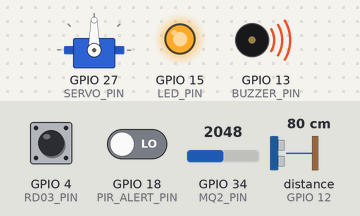
Recording of a sketch running on a simulated ESP32. On the bench: servo, output pins drawn as LEDs (lit = HIGH), buzzer (waves = sounding, pin HIGH). Wiring (inferred from the names in the program): ultrasonic range finder: trigger GPIO 14; echo GPIO 12. Inputs (shaded band) come from the test bench; at power-on: GPIO 34 (MQ2_PIN) = 2048, distance to the obstacle (sensor on GPIO 12) 80 cm, GPIO 18 (PIR_ALERT_PIN) LOW, GPIO 4 (RD03_PIN) HIGH. The echo pulse lasts 58.3 µs per cm; WiFi joins after 1.5 s; servers stay silent unless stated; web services answer with replies made up by the test bench; pins used as bus, display or sensor lines are not drawn; what the sketch prints to the serial monitor is not drawn.

Above: at 4.9 s.
5.0 s: GPIO 34 (MQ2_PIN) set to 1529
7.0 s: GPIO 34 (MQ2_PIN) set to 1455
At 8.5 s:
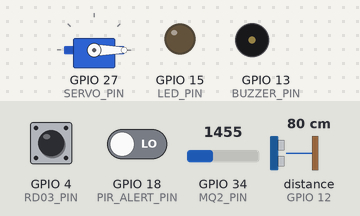
8.9 s: distance to the obstacle (sensor on GPIO 12) set to 4 cm
At 9.9 s:
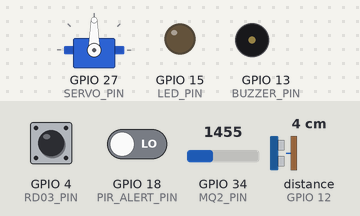
10.5 s: GPIO 18 (PIR_ALERT_PIN) driven HIGH
At 11.0 s:
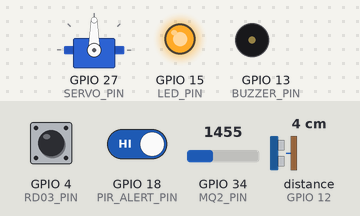
12.0 s: distance to the obstacle (sensor on GPIO 12) set to 60 cm
At 13.1 s:
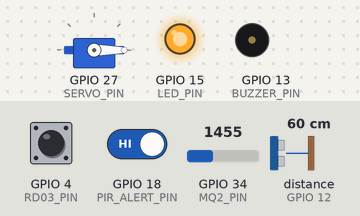
13.5 s: distance to the obstacle (sensor on GPIO 12) set to 9 cm
At 14.0 s:
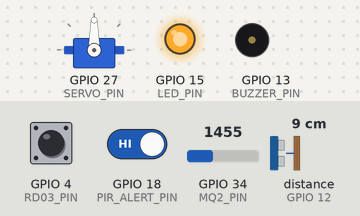
Timing chart, 0 to 16.0 s (numbered marks = the images above; inputs shaded):
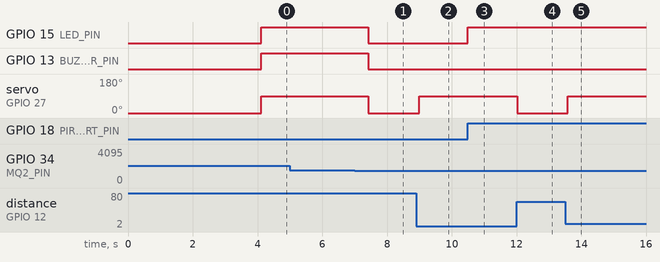

The sketch:

CODE_RTOS.ino
```cpp
#include <Arduino.h>
#include <freertos/FreeRTOS.h>
#include <freertos/task.h>
#include <freertos/semphr.h>
#include <ESP32Servo.h>
#include <WiFi.h>
#include <HTTPClient.h>
#include <WiFiClientSecure.h>

// WIFI + TELEGRAM CONFIG
#define WIFI_SSID "Boo"
#define WIFI_PASS "06062005"

#define BOT_TOKEN "8319195557:AAEfj9tG1SaFNEsRyzLUZqsHyXX1iH1-50o"
#define CHAT_ID   "6032360121"

// PIN CONFIGURATION
#define MQ2_PIN        34
#define SERVO_PIN      27

// HC-SR04 ultrasonic sensor
#define TRIG_PIN       14
#define ECHO_PIN       12

#define PIR_ALERT_PIN  18
#define RD03_PIN       4
#define LED_PIN        15
#define BUZZER_PIN     13
#define CHECK_PIN      5

#define GAS_THRESHOLD 1500
#define DISTANCE_THRESHOLD 50

// TASK HANDLES
TaskHandle_t gasTaskHandle;
TaskHandle_t fallTaskHandle;
TaskHandle_t doorTaskHandle;
TaskHandle_t telegramTaskHandle;

// SERVO OBJECT
Servo myServo;

// SHARED VARIABLES AND MUTEX
SemaphoreHandle_t gasMutex;
volatile bool gasDetected = false;
volatile bool gasEmergency = false;
volatile bool manualClose = false;
volatile bool manualOpen = false;
unsigned long manualOpenTimer = 0;

// Variables for Motion Logic
volatile bool ledOn = false;

// HC-SR04 DISTANCE MEASUREMENT FUNCTION
long getDistance() {
  digitalWrite(TRIG_PIN, LOW);
  delayMicroseconds(2);
  digitalWrite(TRIG_PIN, HIGH);
  delayMicroseconds(10);
  digitalWrite(TRIG_PIN, LOW);

  long duration = pulseIn(ECHO_PIN, HIGH, 30000);
  long distance = duration * 0.034 / 2;

  return distance;
}

// ISR: HÀM NGẮT BẬT ĐÈN
void IRAM_ATTR ISR_detectsMovement() {
  if (!gasEmergency) {
    digitalWrite(LED_PIN, HIGH);
    ledOn = true;
  }
}

// TELEGRAM MESSAGE SENDING FUNCTION
void sendTelegram(const String &message) {
  if (WiFi.status() != WL_CONNECTED) {
    Serial.println("WiFi chưa kết nối");
    return;
  }

  Serial.println("Đang gửi Telegram: " + message);

  WiFiClientSecure client;
  client.setInsecure();

  HTTPClient http;
  http.setTimeout(10000);

  String url = "https://api.telegram.org/bot";
  url += BOT_TOKEN;
  url += "/sendMessage";

  http.begin(client, url);
  http.addHeader("Content-Type", "application/x-www-form-urlencoded");

  String encodedMsg = message;
  encodedMsg.replace(" ", "%20");
  encodedMsg.replace(":", "%3A");
  encodedMsg.replace("/", "%2F");

  String postData = "chat_id=" + String(CHAT_ID) + "&text=" + encodedMsg;

  int httpCode = http.POST(postData);

  if (httpCode > 0) {
    Serial.printf("Telegram gửi thành công! HTTP Code: %d\n", httpCode);
  } else {
    Serial.printf("Lỗi gửi Telegram: %s\n", http.errorToString(httpCode).c_str());
  }

  http.end();
  client.stop();

  vTaskDelay(pdMS_TO_TICKS(1000));
}

// DECLARE TASKS
void gasTask(void *pvParameters);
void fallTask(void *pvParameters);
void doorTask(void *pvParameters);
void telegramTask(void *pvParameters);

// SETUP FUNCTION
void setup() {
  Serial.begin(115200);
  delay(1000);
  Serial.println("\n\nESP32 Smart Home Starting...");

  pinMode(PIR_ALERT_PIN, INPUT_PULLUP);
  pinMode(TRIG_PIN, OUTPUT);
  pinMode(ECHO_PIN, INPUT);
  pinMode(RD03_PIN, INPUT);
  pinMode(CHECK_PIN, INPUT_PULLUP);
  pinMode(LED_PIN, OUTPUT);
  pinMode(BUZZER_PIN, OUTPUT);

  digitalWrite(BUZZER_PIN, LOW);
  digitalWrite(LED_PIN, LOW);
  digitalWrite(TRIG_PIN, LOW);

  attachInterrupt(digitalPinToInterrupt(PIR_ALERT_PIN), ISR_detectsMovement, RISING);

  myServo.attach(SERVO_PIN);
  myServo.write(0);
  Serial.println("Servo initialized");

  Serial.print("Connecting to WiFi");
  WiFi.begin(WIFI_SSID, WIFI_PASS);

  int wifiRetry = 0;
  while (WiFi.status() != WL_CONNECTED && wifiRetry < 20) {
    delay(500);
    Serial.print(".");
    wifiRetry++;
  }

  if (WiFi.status() == WL_CONNECTED) {
    Serial.println("\nWiFi connected!");
    sendTelegram("ESP32 started and WiFi connected");
  } else {
    Serial.println("\nWiFi connection failed!");
  }

  gasMutex = xSemaphoreCreateMutex();

  xTaskCreatePinnedToCore(gasTask,      "GAS",      8192, NULL, 4, &gasTaskHandle,      1);
  xTaskCreatePinnedToCore(fallTask,     "FALL",     8192, NULL, 3, &fallTaskHandle,     1);
  xTaskCreatePinnedToCore(doorTask,     "DOOR",     4096, NULL, 2, &doorTaskHandle,     1);
  xTaskCreatePinnedToCore(telegramTask, "TELEGRAM", 8192, NULL, 1, &telegramTaskHandle, 0);

  Serial.println("All tasks started!");
}

void loop() {}

// TASK 1: GAS DETECTION
void gasTask(void *pvParameters) {
  bool gasSent = false;
  int gasCount = 0, clearCount = 0;

  Serial.println("TASK GAS: Running (Master Priority)");

  while (1) {
    int adc = analogRead(MQ2_PIN);

    if (adc > GAS_THRESHOLD) {
      gasCount++;
      clearCount = 0;
      if (gasCount % 5 == 0) Serial.printf("Gas detected! Level: %d\n", adc);
    } else {
      clearCount++;
      gasCount = 0;
    }

    xSemaphoreTake(gasMutex, portMAX_DELAY);

    // --- PHÁT HIỆN CHÁY ---
    if (gasCount >= 5 && !gasDetected) {
      gasDetected = true;
      gasEmergency = true;
      Serial.println(">>> EMERGENCY: GAS DETECTED! STOPPING ALL OTHER TASKS! <<<");

      if (fallTaskHandle != NULL) vTaskSuspend(fallTaskHandle);
      if (doorTaskHandle != NULL) vTaskSuspend(doorTaskHandle);
      if (telegramTaskHandle != NULL) vTaskSuspend(telegramTaskHandle);

      digitalWrite(BUZZER_PIN, HIGH);
      digitalWrite(LED_PIN, HIGH);
      myServo.write(90);

      if (!gasSent) {
        sendTelegram("WARNING: GAS DETECTED! SYSTEM LOCKDOWN! Door Opened.");
        gasSent = true;
      }
    }

    // --- HẾT CHÁY ---
    if (clearCount >= 5 && gasDetected) {
      gasDetected = false;
      gasEmergency = false;
      Serial.println(">>> AIR SAFE: RESUMING SYSTEM <<<");

      digitalWrite(BUZZER_PIN, LOW);
      digitalWrite(LED_PIN, LOW);
      ledOn = false;
      myServo.write(0);

      if (telegramTaskHandle != NULL) vTaskResume(telegramTaskHandle);
      if (doorTaskHandle != NULL) vTaskResume(doorTaskHandle);
      if (fallTaskHandle != NULL) vTaskResume(fallTaskHandle);

      sendTelegram("Air is safe. System resumed. Door closed.");
      gasSent = false;
    }

    xSemaphoreGive(gasMutex);

    if (gasDetected) {
      myServo.write(90);
      digitalWrite(LED_PIN, HIGH);
    }

    vTaskDelay(pdMS_TO_TICKS(100));
  }
}

// TASK 2: FALL DETECTION (SỬA LỖI DOUBLE TRIGGER)
void fallTask(void *pvParameters) {
  unsigned long lastMotionTime = 0;
  bool alert10sTriggered = false;
  bool alert15sActive = false;
  bool telegramSent = false;
  bool wasRD03Active = false;

  Serial.println("TASK FALL: Running");

  while (1) {
    int pir = digitalRead(PIR_ALERT_PIN);
    int rd03 = digitalRead(RD03_PIN);

    // --- PHẦN 1: ĐÈN & CHUYỂN ĐỘNG ---
    if (pir == HIGH) {
       if (!ledOn) {
         digitalWrite(LED_PIN, HIGH);
         ledOn = true;
         Serial.println("Motion: LED ON");
       }
       lastMotionTime = millis();

       if (alert10sTriggered || alert15sActive) {
         Serial.println("Motion detected! Alerts cleared.");
         digitalWrite(BUZZER_PIN, LOW);
         alert10sTriggered = false;
         alert15sActive = false;
         telegramSent = false;
       }
    }
    else if (pir == LOW && rd03 == LOW) {
       if (ledOn) {
         digitalWrite(LED_PIN, LOW);
         ledOn = false;
       }
    }

    // --- PHẦN 2: CẢNH BÁO NGÃ ---
    if (rd03 == LOW) {
      if (wasRD03Active) {
        wasRD03Active = false;
        alert10sTriggered = false;
        alert15sActive = false;
        telegramSent = false;
        digitalWrite(BUZZER_PIN, LOW);

        // --- SỬA LỖI Ở ĐÂY ---
        // Khi không có người (RD03 LOW), phải reset bộ đếm thời gian
        // để tránh trường hợp RD03 nhiễu làm bộ đếm vẫn giữ giá trị cũ > 10000
        lastMotionTime = 0;
      }
    }
    else { // RD03 HIGH
      if (!wasRD03Active) {
        wasRD03Active = true;
        if (lastMotionTime == 0) lastMotionTime = millis();
      }

      if (pir == LOW && lastMotionTime > 0) {
         unsigned long noMotionDuration = millis() - lastMotionTime;

         // Cảnh báo 10s
         if (noMotionDuration >= 10000 && !alert10sTriggered) {
           alert10sTriggered = true; // SỬA LỖI: Đặt cờ ngay lập tức để tránh lặp

           Serial.println("CẢNH BÁO: 10s KHÔNG CHUYỂN ĐỘNG");
           for (int i = 0; i < 2; i++) {
             digitalWrite(LED_PIN, HIGH); digitalWrite(BUZZER_PIN, HIGH);
             vTaskDelay(pdMS_TO_TICKS(200));
             digitalWrite(LED_PIN, LOW); digitalWrite(BUZZER_PIN, LOW);
             vTaskDelay(pdMS_TO_TICKS(200));
           }
           if (ledOn) digitalWrite(LED_PIN, HIGH);
         }

         // Cảnh báo 15s
         if (noMotionDuration >= 15000) {
           if (!alert15sActive) alert15sActive = true;
           if (!telegramSent) {
             sendTelegram("KHẨN CẤP: CÓ NGƯỜI NGÃ!!!!!!!");
             telegramSent = true;
           }
           digitalWrite(LED_PIN, HIGH); digitalWrite(BUZZER_PIN, HIGH);
           vTaskDelay(pdMS_TO_TICKS(500));
           digitalWrite(LED_PIN, LOW); digitalWrite(BUZZER_PIN, LOW);
           vTaskDelay(pdMS_TO_TICKS(500));
           continue;
         }
      }
    }
    vTaskDelay(pdMS_TO_TICKS(50));
  }
}

// TASK 3: DOOR CONTROL
void doorTask(void *pvParameters) {
  bool open = false;
  Serial.println("TASK DOOR: Running");

  while (1) {
    if (manualOpen) {
      unsigned long elapsed = millis() - manualOpenTimer;
      if (elapsed < 5000) {
        if (!open) { myServo.write(90); open = true; }
      } else {
        if (open) { myServo.write(0); open = false; }
        manualOpen = false;
      }
      vTaskDelay(pdMS_TO_TICKS(100));
      continue;
    }

    if (manualClose) {
      if (open) { myServo.write(0); open = false; }
      vTaskDelay(pdMS_TO_TICKS(500));
      continue;
    }

    long distance = getDistance();
    if (distance > 2 && distance < 400) {
      if (distance <= DISTANCE_THRESHOLD && !open) {
        myServo.write(90); open = true;
      }
      if (distance > DISTANCE_THRESHOLD && open) {
        myServo.write(0); open = false;
      }
    }
    vTaskDelay(pdMS_TO_TICKS(100));
  }
}

// TASK 4: TELEGRAM
void telegramTask(void *pvParameters) {
  Serial.println("TASK TELEGRAM: Running");
  unsigned long lastUpdate = 0;
  long lastUpdateId = 0;

  while (1) {
    if (millis() - lastUpdate < 2000) {
      vTaskDelay(pdMS_TO_TICKS(100));
      continue;
    }
    lastUpdate = millis();

    if (WiFi.status() != WL_CONNECTED) continue;

    WiFiClientSecure client;
    client.setInsecure();
    HTTPClient http;

    String url = "https://api.telegram.org/bot";
    url += BOT_TOKEN;
    url += "/getUpdates?offset=" + String(lastUpdateId + 1);
    url += "&timeout=1";

    http.begin(client, url);
    http.setTimeout(5000);
    int httpCode = http.GET();

    if (httpCode == 200) {
      String response = http.getString();
      int updateIdPos = response.lastIndexOf("\"update_id\":");
      if (updateIdPos > 0) {
        int idStart = updateIdPos + 12;
        int idEnd = response.indexOf(",", idStart);
        if (idEnd > idStart) lastUpdateId = response.substring(idStart, idEnd).toInt();
      }

      if (response.indexOf("/open") > 0) {
        manualClose = false; manualOpen = true; manualOpenTimer = millis();
        sendTelegram("Door opening (5s)");
      }
      else if (response.indexOf("/close") > 0) {
        manualOpen = false; manualClose = true;
        sendTelegram("Door LOCKED.");
      }
    }
    http.end();
    client.stop();
    vTaskDelay(pdMS_TO_TICKS(100));
  }
}
```

Measured:
- the behaviour switches between 1501 and 1500 on GPIO 34 (MQ2_PIN) (found by bisection; images 0 and 1)
- after the input at 5.0 s, every drawn part: stays the same
- after the input at 7.0 s, GPIO 15 (LED_PIN), GPIO 13 (BUZZER_PIN): HIGH → LOW after 0.42 s; servo on GPIO 27 (SERVO_PIN): 90° → 0° after 0.42 s
- after the input at 8.9 s, servo on GPIO 27 (SERVO_PIN): 0° → 90° after 0.10 s
- after the input at 10.5 s, GPIO 15 (LED_PIN): LOW → HIGH at once
- after the input at 12.0 s, servo on GPIO 27 (SERVO_PIN): 90° → 0° at once
- after the input at 13.5 s, servo on GPIO 27 (SERVO_PIN): 0° → 90° after 0.09 s
